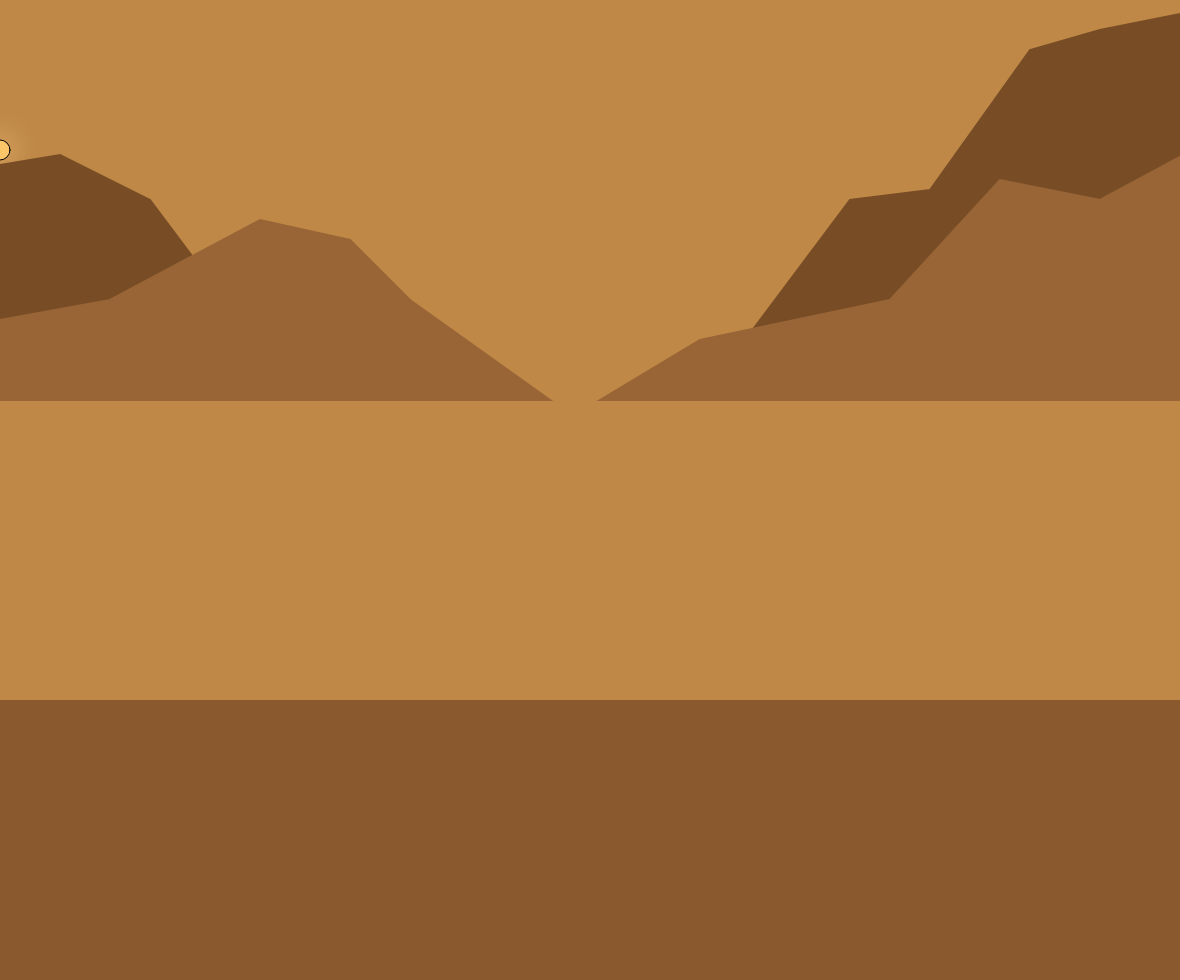
Frame 1 (no input)
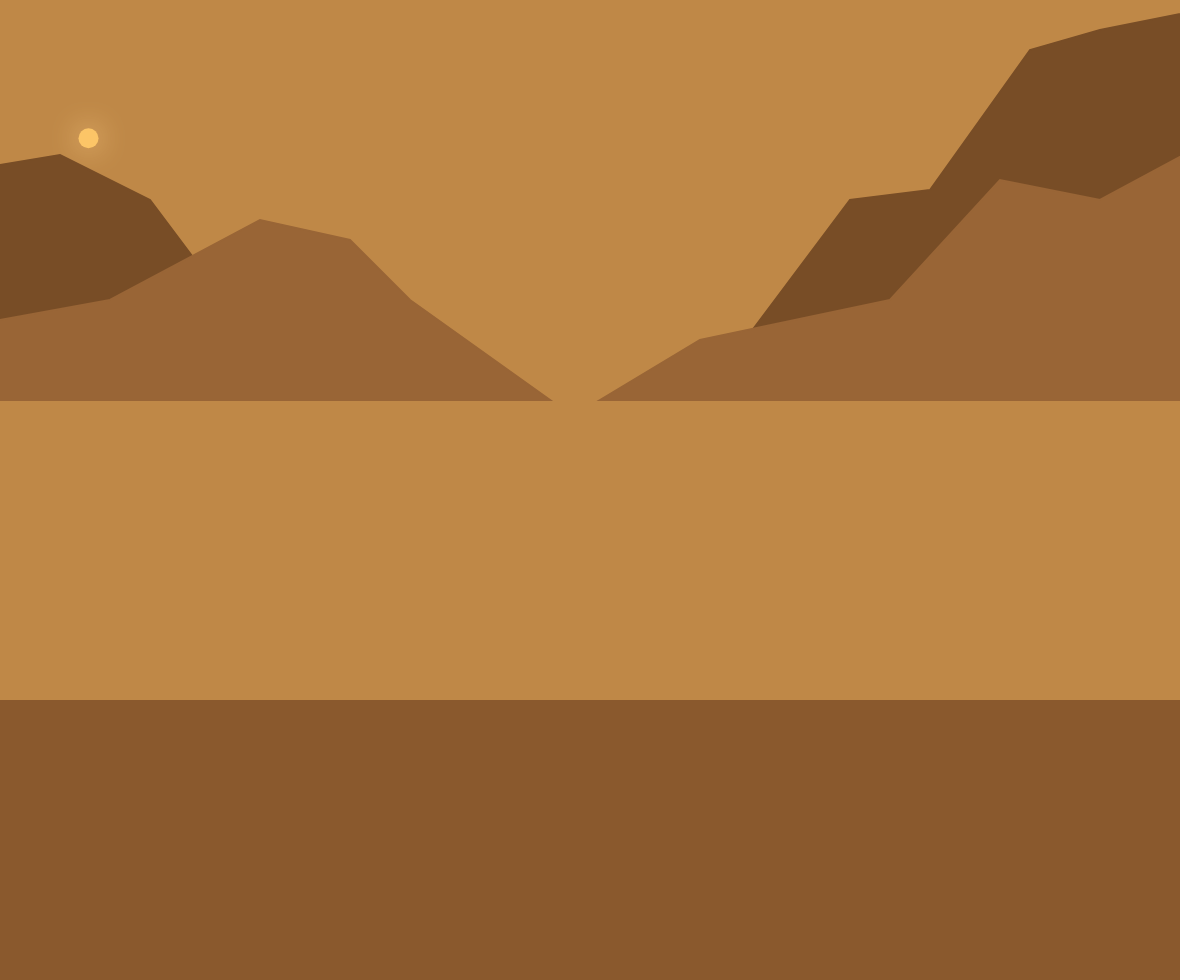
Frame 60 (no input)
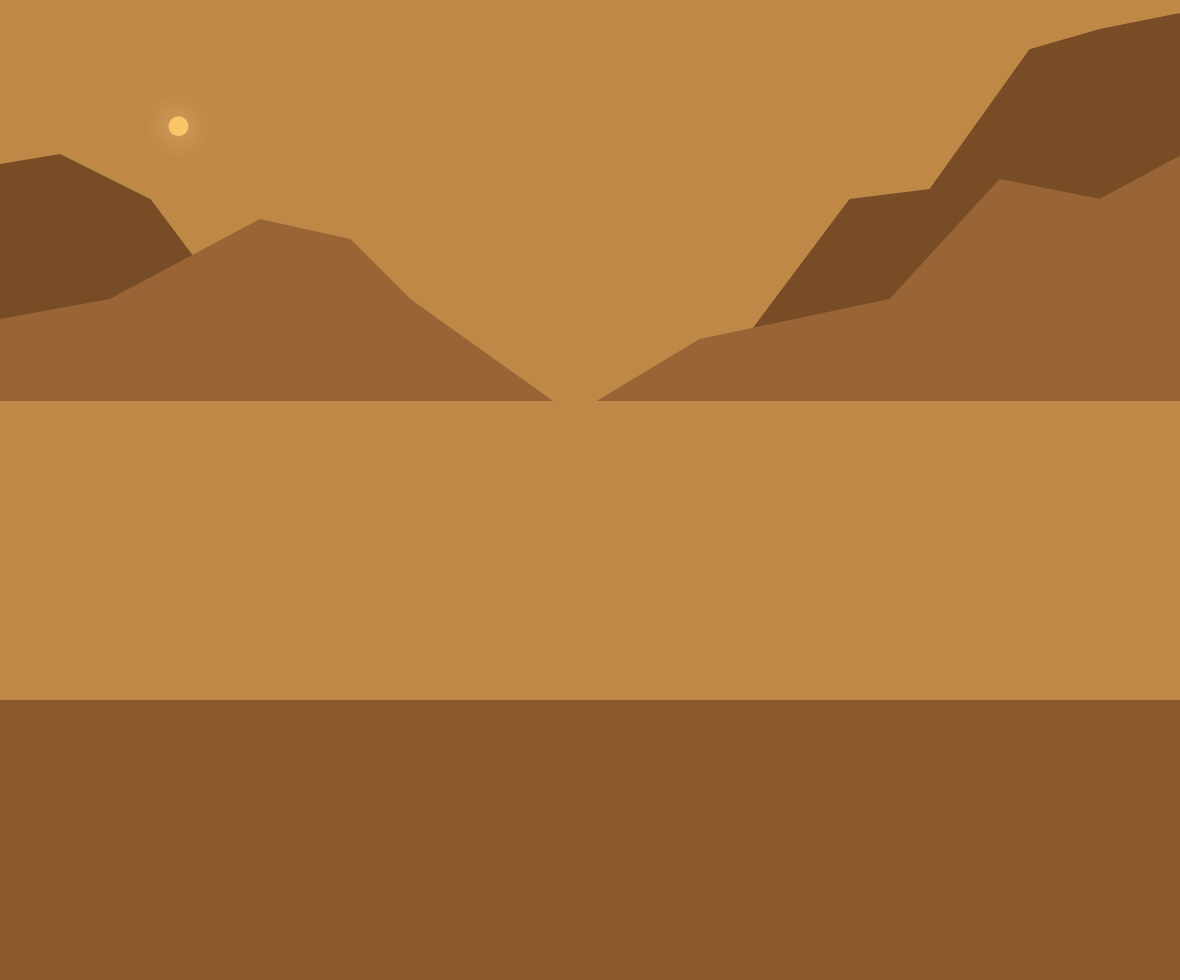
Frame 120 (the mouse pressed at the canvas centre since frame 60)

The p5.js sketch that drew these frames (run headless with seeded random() and noise() and a simulated clock; from frame 60 on, the mouse is pressed at the canvas centre):

// p5.js sketch
// ── sketch.js
let x = 0;
let y = 0;

function setup() {
  createCanvas(windowWidth - 20, windowHeight - 20);
}


function draw() {
  background(191, 136, 71);
  drawingContext.shadowBlur = 0;

  //sun
  fill(252, 197, 103);
  drawingContext.shadowBlur = 30;
  drawingContext.shadowColor = "rgb(252, 210, 138)";

  circle(x, 150 + y, 20);
  
  x = x + 1.5;

  if (x < width / 2) {
    y = y - 0.2;
  } else {
    y = y + 0.2;
  }

  if (x > width + 20) { 
    x = -20;
    y = 0;
  }

  drawingContext.shadowBlur = 0;

  //mouintaonts
  smooth();
  strokeWeight(2);
  stroke(120, 77, 38);
  fill(120, 77, 38);
  
  beginShape();

  vertex(0, 165);
  vertex(60, 155);
  vertex(150, 200);
  vertex(300, 400);
  vertex(0, 400);

  endShape(CLOSE);

  beginShape();

  vertex(700, 400);
  vertex(850, 200);
  vertex(930, 190);
  vertex(1030, 50);
  vertex(1100, 30);
  vertex(windowWidth, 10);
  vertex(windowWidth, 400);

  endShape(CLOSE);

  stroke(153, 101, 54);
  fill(153, 101, 54);

  beginShape();

  vertex(0, 320);
  vertex(110, 300);
  vertex(260, 220);
  vertex(350, 240);
  vertex(410, 300);
  vertex(550, 400);
  vertex(0, 400);

  endShape(CLOSE);

  beginShape();

  vertex(600, 400);
  vertex(700, 340);
  vertex(890, 300);
  vertex(1000, 180);
  vertex(1100, 200);
  vertex(1230, 130);
  vertex(windowWidth, 120);
  vertex(windowWidth, 400);

  endShape(CLOSE);

  //road
  strokeWeight(0);
  fill(138, 89, 45);
  rect(0, windowHeight - 300, windowWidth, 300);

  beginShape();

  endShape()
}
